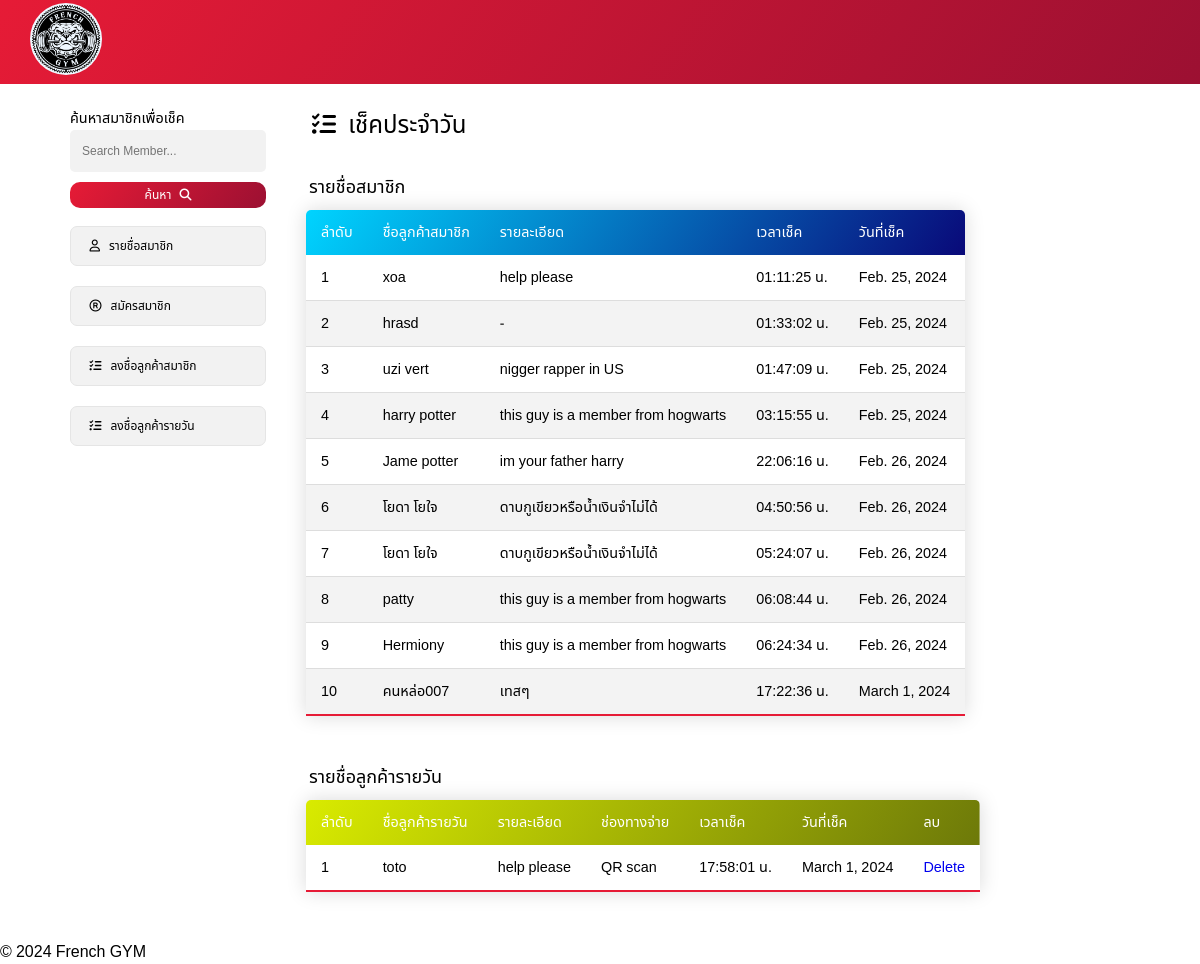
Before: /check/ with the older database file.
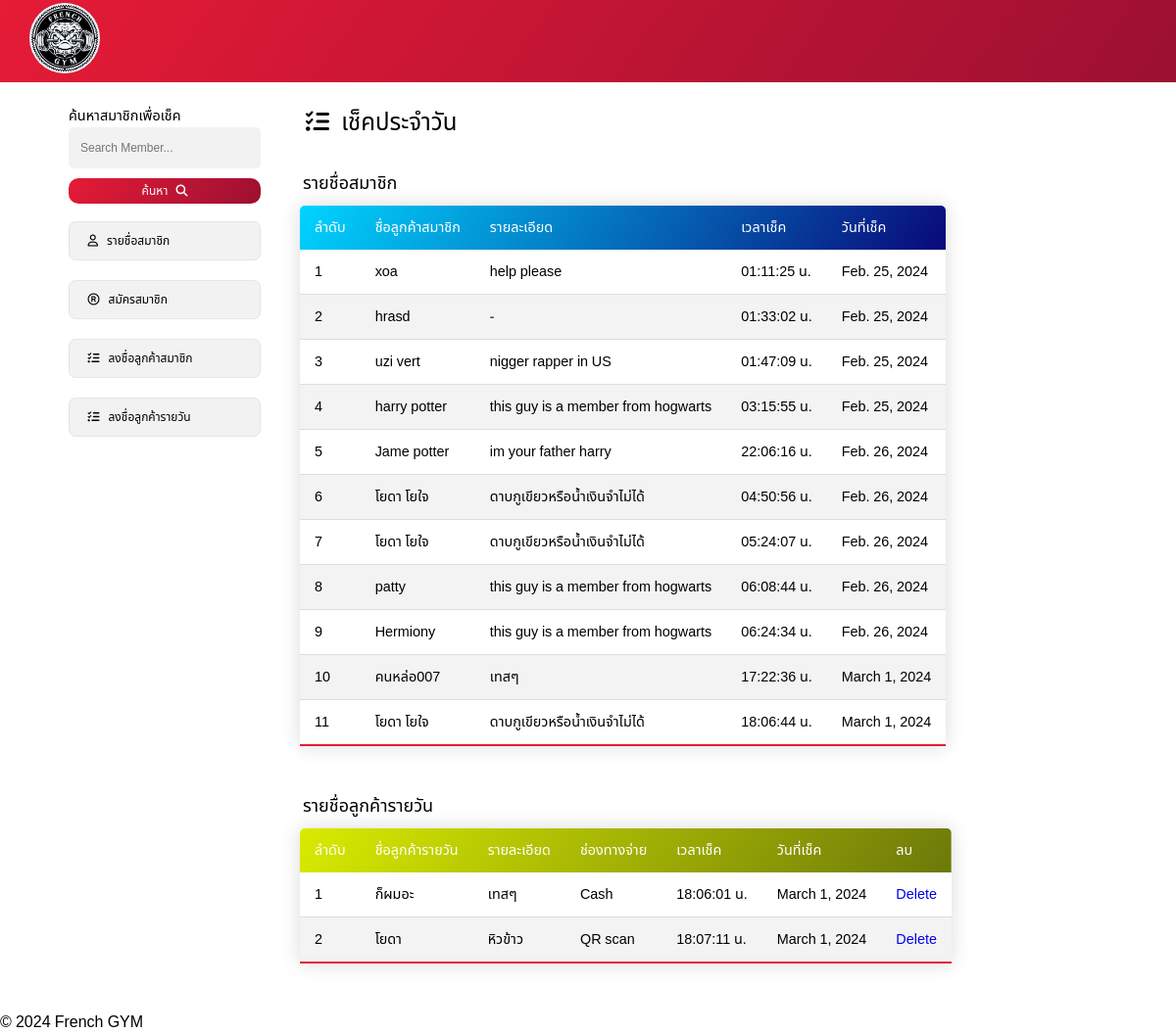
After: the same page with the newer database file.
### membership/models.py (models this page shows, shortened)
class Member_checkin(models.Model):
    name = models.CharField(max_length=100)
    tel = models.CharField(max_length=15)
    des = models.TextField()
    reg_current_time = models.CharField(max_length=20)
    date = models.DateField()

class Users(models.Model):
    user_id = models.AutoField(primary_key=True)
    name = models.CharField(max_length=20)
    des = models.TextField()
    pay = models.CharField(max_length=20)
    current_time = models.CharField(max_length=20)
    date = models.DateField()

### membership/views.py (the view)
# urls.py: path('check/', check),
def check(req):
    obj = Users.objects.all()
    member_check = Member_checkin.objects.all()
    return render(req, 'check_in.html', {'Users':obj, 'Member_check': member_check})

### membership/templates/check_in.html (shortened to what this page needs)
{% load static %}
<!DOCTYPE html>
<html lang="en">
<head>
    <link rel="stylesheet" href="{% static 'css/style.css' %}">
    <link rel="stylesheet" href="https://cdnjs.cloudflare.com/ajax/libs/font-awesome/6.5.1/css/all.min.css" />
</head>
<body>
    <nav>
        <div class="logo">
            <a href="">
                <img src="{% static 'images/logo.png'%}" alt="">
            </a>
        </div>
    </nav>
    <div class="container">
        <div class="sidebar">
            <form action="/search_results_member/" method="GET">
                <div class="box-search">
                    <label class="title-search" for="search">ค้นหาสมาชิกเพื่อเช็ค</label>
                    <input type="text" class="member-search" name="q" placeholder="Search Member..." required>
                    <button type="submit" class="button-search">ค้นหา
                        <i class="fas fa-magnifying-glass" style="margin-left: 5px;"></i>
                    </button>
                </div>
            </form>
            <a href="/" class="sidebar-menus">
                <i class="fa-regular fa-user"></i>
                รายชื่อสมาชิก
            </a>
            <a href="/form/" class="sidebar-menus">
                <i class="fa-regular fa-registered"></i>
                สมัครสมาชิก
            </a>
            <a href="/check_member/" class="sidebar-menus">
                <i class="fas fa-list-check"></i>
                ลงชื่อลูกค้าสมาชิก
            </a>
            <a href="/user_form/" class="sidebar-menus">
                <i class="fas fa-list-check"></i>
                ลงชื่อลูกค้ารายวัน
            </a>
        </div>
        <div class="main-content">
            <div class="title-head">
                <h1 class="text-head">
                    <i class="fas fa-list-check"></i>
                    เช็คประจำวัน</h1>
            </div>
            <div class="container-table">
                <h3 class="display-6">รายชื่อสมาชิก</h3>
                <table class="table" cellpadding="0">
                    <thead>
                        <tr style="background: linear-gradient(125deg,#00d4ff, #090979);">
                            <th>ลำดับ</th>
                            <th>ชื่อลูกค้าสมาชิก</th>
                            <th>รายละเอียด</th>
                            <th>เวลาเช็ค</th>
                            <th>วันที่เช็ค</th>
                        </tr>
                    </thead>
                    <tbody>
                        {% for r in Member_check %}
                        <tr>
                            <td>{{ forloop.counter }}</td>
                            <td>{{ r.name }}</td>
                            <td>{{ r.des }}</td>
                            <td>{{ r.reg_current_time }} น.</td>
                            <td>{{ r.date }}</td>
                        </tr>
                        {% endfor %}
                    </tbody>
                </table>
            </div>
            <br>
            <div class="container-table">
                <h3 class="display-6">รายชื่อลูกค้ารายวัน</h3>
                <table class="table">
                    <thead>
                        <tr style="background: linear-gradient(125deg,#d9eb00, #6d7909);">
                            <th>ลำดับ</th>
                            <th>ชื่อลูกค้ารายวัน</th>
                            <th>รายละเอียด</th>
                            <th>ช่องทางจ่าย</th>
                            <th>เวลาเช็ค</th>
                            <th>วันที่เช็ค</th>
                            <th>ลบ</th>
                        </tr>
                    </thead>
                    <tbody>
                        {% for i in Users %}
                        <tr>
                            <td>{{ forloop.counter }}</td>
                            <td>{{ i.name }}</td>
                            <td>{{ i.des }}</td>
                            <td>{{ i.pay }}</td>
                            <td>{{ i.current_time }} น.</td>
                            <td>{{ i.date }}</td>
                            <td><a href="/delete_user/{{i.user_id}}" class="button-delete">Delete</a></td>
                        </tr>
                        {% endfor %}
                    </tbody>
                </table>
            </div>
        </div>
    </div>
    <br>
    <footer>
        <p>© 2024 French GYM</p>
    </footer>
</body>
</html>

### static/css/style.css (style rules this page uses)
* { margin: 0; padding: 0; box-sizing: border-box; font-family: "Noto Sans", sans-serif; font-family: "Noto Sans Thai", sans-serif; font-optical-sizing: auto; font-weight: 500; font-style: normal; font-variation-settings: "wdth" 100; text-decoration: none; }
nav { display: flex; justify-content: space-between; padding: 10px; height: 7vw; width: 100%; background: linear-gradient(125deg,#e61b36, #9c1032); align-items: center; }
.logo a img { width: 6vw; object-fit: contain; background-color: aliceblue; border-radius: 50%; margin-left: 20px; }
.container { margin: 0 auto; width: 90vw; display: flex; }
.sidebar { width: 20%; padding: 10px; display: flex; flex-direction: column; min-width: 20vh; }
.member-search { border: none; padding: 10px; border-radius: 5px; background: #f2f2f2; transition: 0.3s; width: 100%; font-size: 1vw; border: 2px solid transparent; outline: none; }
.sidebar-menus { background: #f2f2f2; margin-bottom: 20px; padding: 10px; border-radius: 7px; border: 1px solid #e5e5e5; color: #000; transition: 300ms; font-size: 1vw; }
.sidebar-menus i { margin-left: 0.70vw; margin-right: 0.5vw; }
.main-content { margin-left: 2.5vw; }
.table { border-collapse: collapse; font-size: 0.9em; min-width: 400px; border-radius: 5px 5px 0 0; overflow: hidden; box-shadow: 0 0 20px rgba(0, 0, 0, 0.15); }
.table thead tr { background: linear-gradient(125deg,#e61b36, #9c1032); color: #ffffff; text-align: left; font-weight: bold; }
.table th, .table td { padding: 12px 15px; }
.table tbody tr { border-bottom: 1px solid #dddddd; }
.table tbody tr:nth-of-type(even) { background-color: #f3f3f3; }
.table tbody tr:last-of-type { border-bottom: 2px solid #e61b36; }
.title-head h1 { font-size: 2vw; margin: 2vw 0 2.5vw 0.5vw; }
.title-head h1 i { margin-right: 0.5vw; }
.button-search { height: 2.2vw; width: 100%; color: #fff; background: linear-gradient(125deg, #e61b36, #9c1032); border-radius: 10px; border: none; transition: 0.5ms; font-size: 1vw; }
.box-search label { font-size: 1.2vw; font-weight: 500; position: relative; margin-bottom: 20px; }
.box-search { margin-top: 1vw; margin-bottom: 1.5vw; }
.box-search input ,.box-search label { margin-bottom: 10px; }
.text-head { margin-bottom: 15px; }
h3 { margin: 0 0 0.75vw 0.25vw; font-size: 1.5vw; }
.container-table { margin-bottom: 2vw; }

Changed rows visible on the page:
removed Users: name "toto", des "help please", pay "QR scan", current_time "17:58:01", date "March 1, 2024"
added Member_checkin: name "โยดา โยใจ", des "ดาบกูเขียวหรือน้ำเงินจำไม่ได้", reg_current_time "18:06:44", date "March 1, 2024"
added Users: name "ก็ผมอะ", des "เทสๆ", pay "Cash", current_time "18:06:01", date "March 1, 2024"
added Users: name "โยดา", des "หิวข้าว", pay "QR scan", current_time "18:07:11", date "March 1, 2024"
